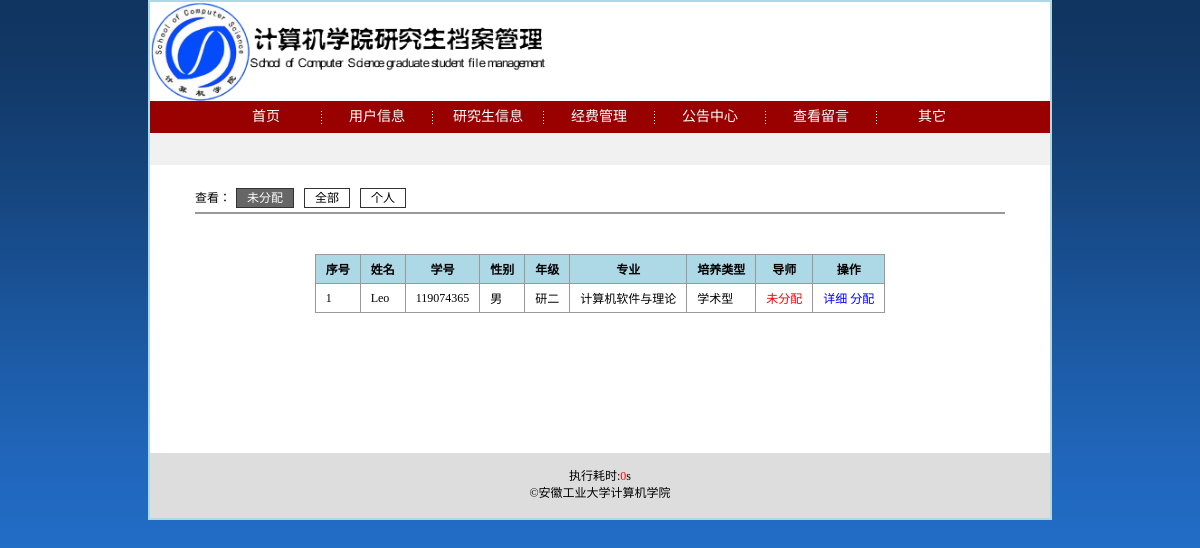
The app's page /teacher_match.php?action=some with its own data.
### tables this page shows
CREATE TABLE IF NOT EXISTS `gm_stuinfo` (
  `gm_id` mediumint(8) unsigned NOT NULL auto_increment COMMENT '学生id',
  `gm_active` char(1) NOT NULL default '0' COMMENT '是否审核',
  `gm_num` int(14) unsigned NOT NULL COMMENT '学号',
  `gm_username` varchar(20) NOT NULL COMMENT '姓名',
  `gm_teacher` varchar(20) default NULL,
  `gm_sex` char(1) NOT NULL COMMENT '性别',
  `gm_birth` date NOT NULL COMMENT '生日',
  `gm_start_time` date NOT NULL COMMENT '入学时间',
  `gm_grade` char(3) NOT NULL COMMENT '年级',
  `gm_contact` char(14) NOT NULL COMMENT '联系方式',
  `gm_address` varchar(40) NOT NULL COMMENT '家庭住址',
  `gm_saddress` varchar(30) NOT NULL COMMENT '学校内住址',
  `gm_subject` char(8) NOT NULL COMMENT '专业',
  `gm_type` char(4) NOT NULL COMMENT '培养管理类型',
  `gm_remarks` text COMMENT '备注',
  `gm_photoname` varchar(50) NOT NULL COMMENT '照片名称',
  PRIMARY KEY  (`gm_id`)
);

### includes/mysql.func.php (called while the page is built, shortened)
<?php
function _query($sql){
	return mysql_query($sql);
}
function _fetch_array_list($res){
	return mysql_fetch_array($res);
}
function _num_rows_list($res){
	return 	mysql_num_rows($res);
}
?>

### teacher_match.php (the view, shortened to what this page needs)
<?php
$action=$_GET['action'];
if($action=='some' or $action=='all'){
if($action=='some')
	$res=_query("SELECT * FROM gm_stuinfo WHERE (gm_teacher is null OR gm_teacher='') AND gm_active='1' ORDER BY gm_num");
$nums=_num_rows_list($res);
}
?>
<!DOCTYPE html PUBLIC "-//W3C//DTD XHTML 1.0 Transitional//EN" "http://www.w3.org/TR/xhtml1/DTD/xhtml1-transitional.dtd">
<html xmlns="http://www.w3.org/1999/xhtml">
<head>
<?php
	require ROOT_PATH.'includes/title_admin.inc.php';
?>
</head>
<body>
<?php
	require ROOT_PATH.'includes/header_admin.inc.php';
?>
<div id="main">
 <div id="main_in">
 <?php if($action=='some' or $action=='all'){
 	if($action=='some')
 		echo '<p>查看：<span class="type one" onclick=location.href="teacher_match.php?action=some">未分配</span><span class="type" onclick=location.href="teacher_match.php?action=all">全部</span><span class="type" onclick=location.href="teacher_match.php?action=one">个人</span></p>';
 	else
 		echo '<p>查看：<span class="type" onclick=location.href="teacher_match.php?action=some">未分配</span><span class="type one" onclick=location.href="teacher_match.php?action=all">全部</span><span class="type" onclick=location.href="teacher_match.php?action=one">个人</span></p>';
?>
 <table class="sortableTable">
		<thead>
			<tr>
				<th class="sortableCol" valuetype="number">序号</th>
				<th class="sortableCol">姓名</th>
				<th class="sortableCol" valuetype="number">学号</th>
				<th class="sortableCol">性别</th>
				<th class="sortableCol">年级</th>
				<th class="sortableCol">专业</th>
				<th class="sortableCol">培养类型</th>
				<th class="sortableCol">导师</th>
				<th>操作</th>
			</tr>
		</thead>
		<tbody>
		<?php
		for($i=1;$i<=$nums;$i++){
			$row=_fetch_array_list($res);
			if($row['gm_teacher']==''){
				$zt="<font color=red>未分配</font>";
				$cz="分配";
			}
			else{
				$zt=$row['gm_teacher'];
				$cz="重新分配";
			}
			echo "<tr><td>$i</td><td>{$row['gm_username']}</td><td>{$row['gm_num']}</td><td>{$row['gm_sex']}</td><td>{$row['gm_grade']}</td><td>{$row['gm_subject']}</td><td>{$row['gm_type']}</td><td>$zt</td><td><a href='stu_date_one.php?num={$row['gm_num']}'>详细</a> <a href='teacher_match.php?action=one&num={$row['gm_num']}'>$cz</a>";
			echo "</td></tr>";
		}
		?>
		</tbody>
	</table>
  <?php }?>
 </div>
</div>
<?php
	require ROOT_PATH.'includes/footer_admin.inc.php';
?>
</body>
</html>

### styles/basic.css (style rules this page uses)
* { margin:0; padding:0; }
body { font-size:12px; font-family:微软雅黑,黑体; background:url("../images/user_all_bg.gif") repeat-x scroll 50% top #226CC5; }

### styles/header.css (style rules this page uses)
#main { border-top:0px; }
a { color: #333333; text-decoration: none; }

### styles/teacher_match.css (style rules this page uses)
#main_in { width:90%; margin:10px auto 0 auto; }
#main_in p { border-bottom:2px solid #999; height:28px; line-height:28px; }
#main_in p span.type { cursor:pointer; border:1px solid #333; padding:2px 10px; margin:0 5px; }
#main_in p span.one { background:#666; color:#fff; }
#main table { margin:40px auto 40px auto; border-collapse:collapse; }
#main table tr th,td { padding:5px 10px 5px 10px; border:1px solid #999; }
#main table tr td a { color:blue; }
#main table tr th { background:lightblue }
#main table tr th.sortableCol { cursor:pointer; }

### records on screen
gm_stuinfo: gm_username "Leo", gm_num "119074365", gm_sex "男", gm_grade "研二", gm_subject "计算机软件与理论", gm_type "学术型", shows "未分配", gm_teacher "分配"

### other values on screen
$end_time-$start_time "0"
